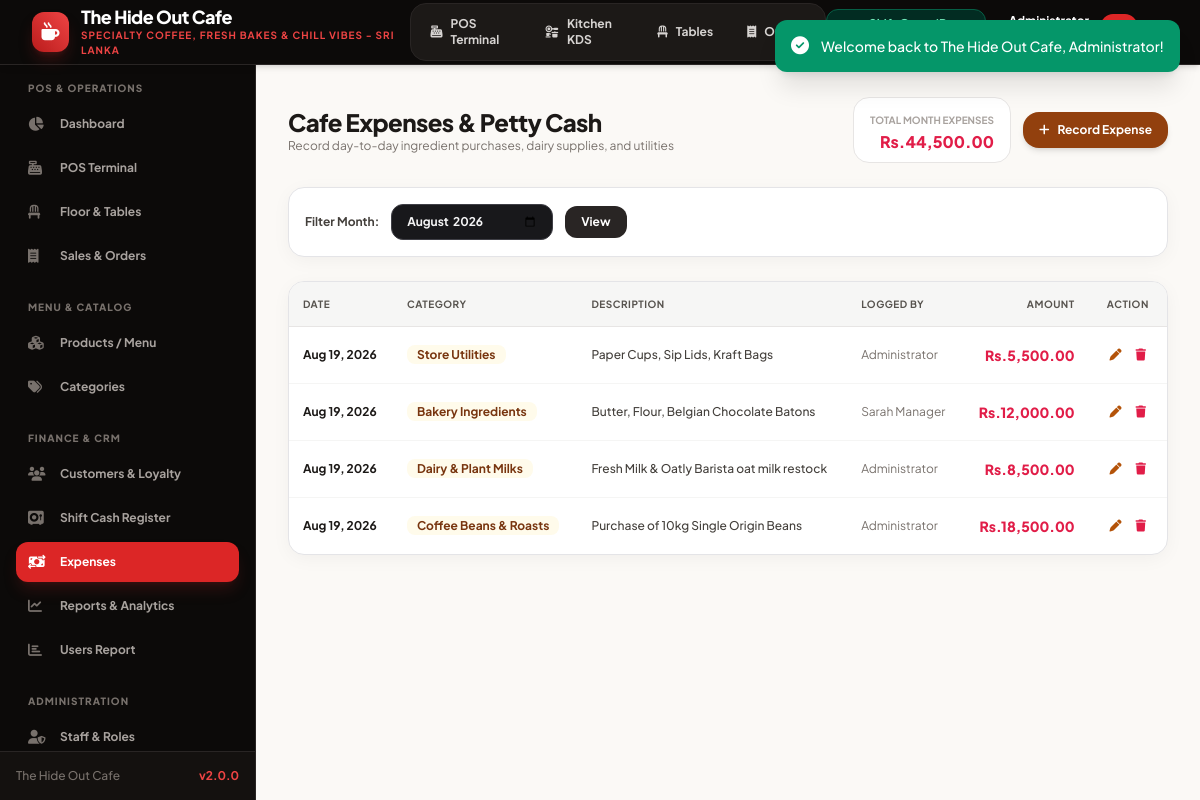
/expenses.php (signed in), run on the app's committed database.
### tables this page shows
CREATE TABLE `expenses` (
  `id` INT AUTO_INCREMENT PRIMARY KEY,
  `category` VARCHAR(50) NOT NULL,
  `amount` DECIMAL(10,2) NOT NULL,
  `description` TEXT NOT NULL,
  `request_note` TEXT NULL,
  `request_status` ENUM('not_requested', 'pending', 'resolved') NOT NULL DEFAULT 'not_requested',
  `user_id` INT NOT NULL,
  `expense_date` DATE NOT NULL,
  `created_at` TIMESTAMP DEFAULT CURRENT_TIMESTAMP,
  FOREIGN KEY (`user_id`) REFERENCES `users`(`id`)
);

CREATE TABLE `users` (
  `id` INT AUTO_INCREMENT PRIMARY KEY,
  `name` VARCHAR(100) NOT NULL,
  `email` VARCHAR(100) NOT NULL UNIQUE,
  `password` VARCHAR(255) NOT NULL,
  `role` ENUM('admin', 'manager', 'cashier') NOT NULL DEFAULT 'cashier',
  `phone` VARCHAR(20) NULL,
  `status` ENUM('active', 'inactive') NOT NULL DEFAULT 'active',
  `created_at` TIMESTAMP DEFAULT CURRENT_TIMESTAMP
);

### config/database.php (called while the page is built, shortened)
<?php
class Database {
    private static ?Database $instance = null;
    private ?PDO $conn = null;
    private function __construct() {
        $dsn = "mysql:host=" . DB_HOST . ";port=" . DB_PORT . ";dbname=" . DB_NAME . ";charset=" . DB_CHARSET;
        $options = [
            PDO::ATTR_ERRMODE            => PDO::ERRMODE_EXCEPTION,
            PDO::ATTR_DEFAULT_FETCH_MODE => PDO::FETCH_ASSOC,
            PDO::ATTR_EMULATE_PREPARES   => false,
            PDO::MYSQL_ATTR_INIT_COMMAND => "SET NAMES " . DB_CHARSET
        ];
        try {
            $this->conn = new PDO($dsn, DB_USER, DB_PASS, $options);
        } catch (PDOException $e) {
            if ($e->getCode() == 1049) {
                die("<h3>Database Error:</h3><p>Database <code>" . DB_NAME . "</code> does not exist. Please import <code>database/database.sql</code> into MySQL first.</p>");
            }
            die("<h3>Database Connection Failed:</h3><p>" . htmlspecialchars($e->getMessage()) . "</p>");
        }
    }
    public static function getInstance(): Database {
        if (self::$instance === null) {
            self::$instance = new self();
        }
        return self::$instance;
    }
    public function fetchAll(string $sql, array $params = []): array {
        $stmt = $this->conn->prepare($sql);
        $stmt->execute($params);
        return $stmt->fetchAll();
    }
}
function db(): Database {
    return Database::getInstance();
}

### config/functions.php (called while the page is built, shortened)
<?php
require_once __DIR__ . '/database.php';
function e(?string $string): string {
    return htmlspecialchars($string ?? '', ENT_QUOTES, 'UTF-8');
}
function isLoggedIn(): bool {
    return !empty($_SESSION['user_id']) && !empty($_SESSION['user_role']);
}
function hasRole($roles): bool {
    $userRole = $_SESSION['user_role'] ?? '';
    if (is_string($roles)) {
        $roles = [$roles];
    }
    return in_array($userRole, $roles, true);
}
function getSettings(?string $key = null) {
    static $settings = null;
    if ($settings === null) {
        try {
            $rows = db()->fetchAll("SELECT setting_key, setting_value FROM settings");
            $settings = [];
            foreach ($rows as $row) {
                $settings[$row['setting_key']] = $row['setting_value'];
            }
        } catch (Exception $e) {
            $settings = [
                'cafe_name' => 'The Hide Out Cafe',
                'cafe_tagline' => 'Artisan Coffee & Bistro - Sri Lanka',
                'cafe_phone' => '+94 77 123 4567',
                'cafe_email' => 'hello@thehideoutcafe.lk',
                'cafe_address' => 'No. 45 Beach Road, Colombo 03, Sri Lanka',
                'currency_symbol' => 'Rs.',
                'currency_code' => 'LKR',
                'tax_rate' => '0.00',
                'service_charge' => '0.00',
                'receipt_header' => "THE HIDE OUT CAFE\nSpecialty Coffee & Kitchen\nColombo, Sri Lanka",
                'receipt_footer' => "Thank you for visiting The Hide Out Cafe!\nFollow us on Instagram @TheHideOutCafeLK\nFree Wi-Fi: HideOutGuest / Pass: CoffeeTime",
                'invoice_prefix' => 'HOC-',
                'enable_loyalty' => '1',
                'points_per_dollar' => '1'
            ];
        }
    }
    if ($key !== null) {
        return $settings[$key] ?? null;
    }
    return $settings;
}

### expenses.php (the view, shortened to what this page needs)
<?php
require_once __DIR__ . '/config/functions.php';
$settings = getSettings();
$user = currentUser();
$isAdmin = hasRole(ROLE_ADMIN);
$monthFilter = $_GET['month'] ?? date('Y-m');
$expenses = db()->fetchAll(
    "SELECT e.*, u.name as staff_name
     FROM expenses e
     JOIN users u ON e.user_id = u.id
     WHERE DATE_FORMAT(e.expense_date, '%Y-%m') = :m"
     . (!$isAdmin ? " AND e.user_id = :user_id" : '') . "
     ORDER BY e.expense_date DESC, e.id DESC",
    array_merge(
        [':m' => $monthFilter],
        !$isAdmin ? [':user_id' => $user['id']] : []
    )
);
$totalExpense = array_sum(array_column($expenses, 'amount'));
require_once __DIR__ . '/includes/header.php';
require_once __DIR__ . '/includes/sidebar.php';
?>
<main class="flex-1 overflow-y-auto p-4 sm:p-6 lg:p-8 bg-[#fbf9f6]">
    <div class="max-w-7xl mx-auto space-y-6">
        <div class="flex flex-col sm:flex-row sm:items-center justify-between gap-4">
            <div>
                <h2 class="text-2xl font-black tracking-tight text-stone-900">Cafe Expenses & Petty Cash</h2>
                <p class="text-xs text-stone-500">Record day-to-day ingredient purchases, dairy supplies, and utilities</p>
            </div>
            <div class="flex items-center gap-3">
                <div class="px-4 py-2 bg-white border border-stone-200 rounded-2xl shadow-xs text-right">
                    <span class="text-[10px] uppercase font-bold text-stone-400">Total Month Expenses</span>
                    <div class="text-base font-black text-rose-600"><?= $currency ?><?= number_format($totalExpense, 2) ?></div>
                </div>
                <button onclick="openModal('expense-form-modal')" class="inline-flex items-center gap-2 px-4 py-2.5 bg-amber-800 hover:bg-amber-700 text-white font-bold rounded-2xl text-xs shadow-md transition">
                    <i class="fa-solid fa-plus"></i> Record Expense
                </button>
            </div>
        </div>
        <div class="card-cafe p-4">
            <form method="GET" action="expenses.php" class="flex items-center gap-3 text-xs">
                <label class="font-bold text-stone-700">Filter Month:</label>
                <input type="month" name="month" value="<?= e($monthFilter) ?>" class="px-3.5 py-2 bg-stone-50 border border-stone-200 rounded-xl font-bold">
                <button type="submit" class="px-4 py-2 bg-stone-800 text-white font-bold rounded-xl shadow-xs">View</button>
            </form>
        </div>
        <div class="card-cafe overflow-hidden">
            <div class="overflow-x-auto">
                <table class="w-full text-xs text-left">
                    <thead class="bg-stone-100/90 text-stone-600 font-bold uppercase text-[10px] tracking-wider border-b border-stone-200">
                        <tr>
                            <th class="p-3.5">Date</th>
                            <th class="p-3.5">Category</th>
                            <th class="p-3.5">Description</th>
                            <th class="p-3.5">Logged By</th>
                            <th class="p-3.5 text-right">Amount</th>
                            <th class="p-3.5 text-center">Action</th>
                        </tr>
                    </thead>
                    <tbody class="divide-y divide-stone-100">
                        <?php if (empty($expenses)): ?>
                            <tr><td colspan="6" class="p-8 text-center text-stone-400">No expenses recorded for this month.</td></tr>
                        <?php else: ?>
                            <?php foreach ($expenses as $exp): ?>
                            <tr class="hover:bg-stone-50 transition">
                                <td class="p-3.5 font-bold text-stone-900"><?= date('M d, Y', strtotime($exp['expense_date'])) ?></td>
                                <td class="p-3.5"><span class="px-2.5 py-0.5 rounded-lg bg-amber-50 text-amber-900 font-bold"><?= e($exp['category']) ?></span></td>
                                <td class="p-3.5 text-stone-700 font-medium"><?= e($exp['description']) ?></td>
                                <td class="p-3.5 text-stone-500"><?= e($exp['staff_name']) ?></td>
                                <td class="p-3.5 text-right font-black text-rose-600 text-sm"><?= $currency ?><?= number_format($exp['amount'], 2) ?></td>
                                <td class="p-3.5 text-center">
                                    <?php if ($isAdmin): ?>
                                        <button type="button" onclick='openExpenseEdit(<?= json_encode($exp, JSON_HEX_TAG | JSON_HEX_APOS | JSON_HEX_QUOT | JSON_HEX_AMP) ?>)' class="p-1.5 hover:bg-amber-50 text-amber-700 rounded-lg transition" title="Edit">
                                            <i class="fa-solid fa-pen text-xs"></i>
                                        </button>
                                        <form method="POST" action="expenses.php" onsubmit="return confirm('Delete this expense?');" class="inline">
                                            <button type="submit" class="p-1.5 hover:bg-rose-50 text-rose-600 rounded-lg transition" title="Delete">
                                                <i class="fa-solid fa-trash text-xs"></i>
                                            </button>
                                        </form>
                                    <?php else: ?>
                                        <span class="text-[10px] text-emerald-700 font-bold">Request closed</span>
                                    <?php endif; ?>
                                </td>
                            </tr>
                            <?php endforeach; ?>
                        <?php endif; ?>
                    </tbody>
                </table>
            </div>
        </div>
    </div>
</main>
<?php require_once __DIR__ . '/includes/footer.php'; ?>

### assets/css/style.css (style rules this page uses)
:root { --primary: #dc2626; --primary-hover: #b91c1c; --primary-dark: #991b1b; --primary-light: #fee2e2; --dark-bg: #09090b; --dark-card: #18181b; --dark-border: #27272a; --text-main: #18181b; --text-light: #f4f4f5; --success: #10b981; --warning: #f59e0b; --danger: #ef4444; }
body { font-family: 'Plus Jakarta Sans', system-ui, -apple-system, BlinkMacSystemFont, 'Segoe UI', Roboto, sans-serif; background-color: #f4f4f6; color: #18181b; }
.card-cafe { background: #ffffff; border: 1px solid #e4e4e7; border-radius: 1rem; box-shadow: 0 4px 20px -2px rgba(0, 0, 0, 0.05); transition: all 0.2s ease-in-out; }
input:not([type="checkbox"]):not([type="radio"]):not([type="hidden"]):not([type="submit"]):not([type="button"]), textarea, select { background-color: #18181b !important; color: #f4f4f5 !important; border: 1px solid #3f3f46 !important; border-radius: 0.75rem; }
input::placeholder, textarea::placeholder { color: #a1a1aa !important; }

### data on the page
expenses: expense_date "Aug 19, 2026", category "Store Utilities", description "Paper Cups, Sip Lids, Kraft Bags", user.name "Administrator", amount "5,500.00"
expenses: expense_date "Aug 19, 2026", category "Bakery Ingredients", description "Butter, Flour, Belgian Chocolate Batons", user.name "Sarah Manager", amount "12,000.00"
expenses: expense_date "Aug 19, 2026", category "Dairy & Plant Milks", description "Fresh Milk & Oatly Barista oat milk restock", user.name "Administrator", amount "8,500.00"
expenses: expense_date "Aug 19, 2026", category "Coffee Beans & Roasts", description "Purchase of 10kg Single Origin Beans", user.name "Administrator", amount "18,500.00"

### other printed values
$settings['cafe_name'] "The Hide Out Cafe"
$settings['cafe_tagline'] "SPECIALTY COFFEE, FRESH BAKES & CHILL VIBES - SRI LANKA"
APP_NAME "The Hide Out Cafe"
APP_VERSION "2.0.0"
$currency "Rs."
$totalExpense "44,500.00"
